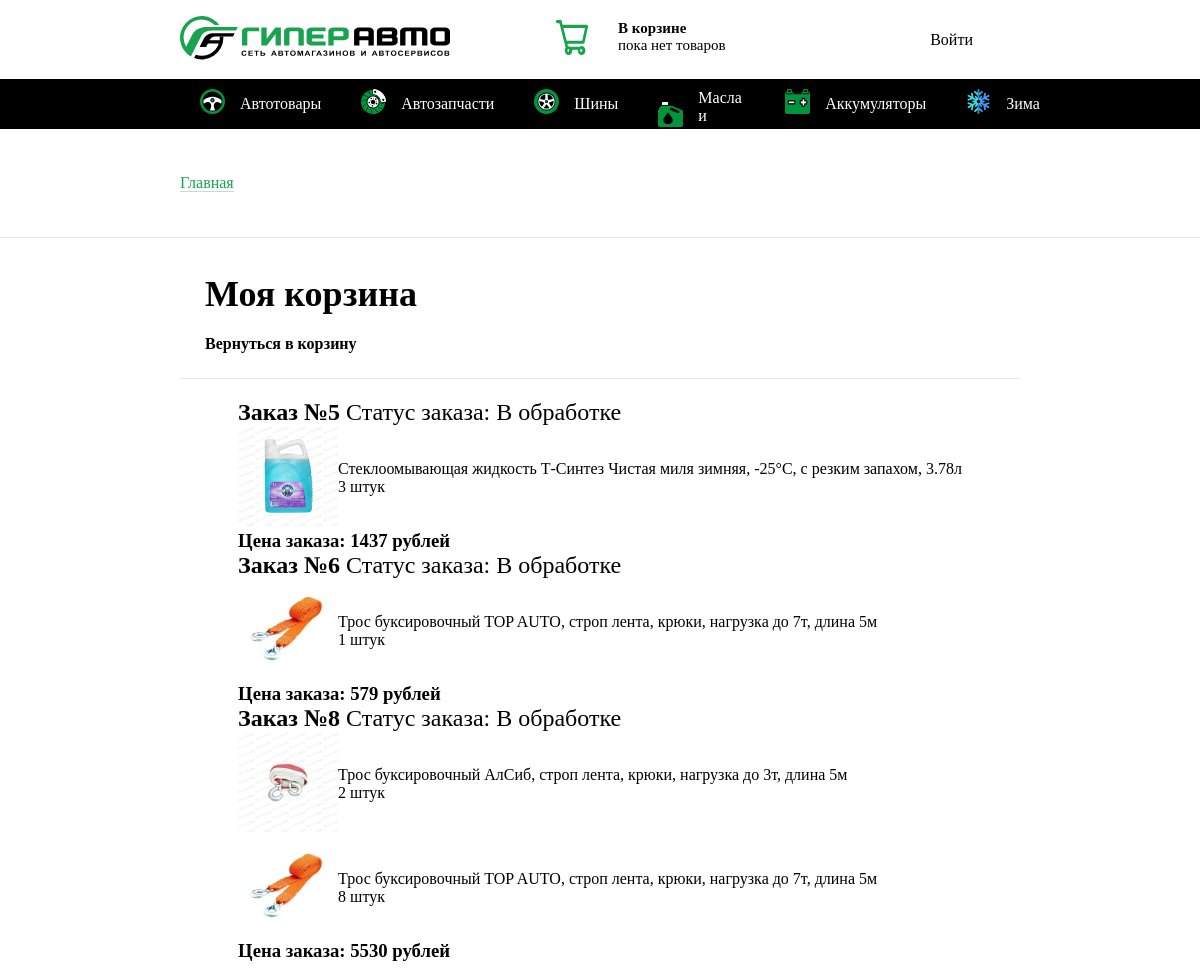
Screenshot of /user/my_orders.php with the database file from the repository.
### tables this page shows
CREATE TABLE `all_orders` (
  `id_order` int NOT NULL,
  `id_user` int NOT NULL,
  `user_name` varchar(255) NOT NULL,
  `user_tel` bigint NOT NULL,
  `user_email` varchar(255) NOT NULL,
  `user_address` varchar(255) NOT NULL,
  `total` bigint NOT NULL,
  `status` int NOT NULL
);

CREATE TABLE `order_status` (
  `id` int NOT NULL,
  `status` varchar(255) NOT NULL
);

CREATE TABLE `images` (
  `id_img` int NOT NULL,
  `id_product` int NOT NULL,
  `source` varchar(255) NOT NULL
);

CREATE TABLE `products` (
  `id` int NOT NULL,
  `title` varchar(255) NOT NULL,
  `category_id` int NOT NULL,
  `subcategory_id` int DEFAULT NULL,
  `id_class` int DEFAULT NULL,
  `article` varchar(255) NOT NULL,
  `code` varchar(255) NOT NULL,
  `brand` varchar(255) NOT NULL,
  `price` mediumint NOT NULL,
  `season` varchar(255) NOT NULL
);

CREATE TABLE `orders` (
  `id` int NOT NULL,
  `id_order` int DEFAULT NULL,
  `id_user` int NOT NULL,
  `id_prod` int NOT NULL,
  `count_prod` int NOT NULL
);

### user/my_orders.php (the view, shortened to what this page needs)
<?php
    require '../connect.php';
    if (isset($_SESSION["account"]) && $_SESSION["account"] == 'user') {
        $id_user = 1;
    } else {
        $id_user = 0;
    }
?>
<!DOCTYPE html>
<html lang="en">
<head>
    <link rel="stylesheet" href="../css/header.css" type="text/css">
    <link rel="stylesheet" href="../css/basket.css" type="text/css">
</head>
<body>
    <div class="head">
        <div class="container">
        <div class="logo"><a href="../index.php"><img src="../images/hyperauto.svg" alt=""></a></div>
            <a href="basket.php">
                <div class="basket">
                    <div class="left"><img src="../images/basket.svg" alt=""></div>
                    <?php
                        $sql_count = "SELECT SUM(count_prod) AS total_count_prod FROM orders WHERE id_user = $id_user AND id_order IS NULL";
                        $result_count = $connect->query($sql_count);
                        if ($result_count->num_rows > 0) {
                            $row_count = $result_count->fetch_assoc();
                            $totalCountProd = $row_count["total_count_prod"]; ?>
                            <?php
                        } else {
                            $totalCountProd = 0;
                        }
                    ?>
                    <div class="right">
                        <?php
                            if ($totalCountProd == 0) { ?>
                                <div class="text"><p><strong>В корзине</strong></p><p id="text_price_basket">пока нет товаров</p></div> <?php
                            } else { ?>
                                <div class="text"><p><strong>В корзине</strong></p><p id="text_price_basket"><?=$totalCountProd;?> товаров</p></div> <?php
                            }
                        ?>
                    </div>
                </div>
            </a>
            <?php
                if (isset($_SESSION["account"]) && $_SESSION["account"] == 'user') {
                    $sql_user = "SELECT * FROM account WHERE login='user'";
                    $res_user = mysqli_query($connect, $sql_user);
                    if (mysqli_num_rows($res_user)>0) {
                        foreach ($res_user as $user) {
                            $name = $user['name'];
                            $tel = $user['telephone'];
                            $email = $user['email'];
                            $address = $user['address'];
                        }
                    }
                    ?>
                    <a href="../auth/unlogin.php">
                        <div class="auth">
                            Выйти
                        </div>
                    </a>
                    <?php
                } else {
                    ?>
                    <a href="../auth.php">
                        <div class="auth">
                            Войти
                        </div>
                    </a>
                    <?php
                }
            ?>
        </div>
    </div>
    <div class="menu">
        <div class="container" style="padding: 0px">
            <ul>
                <a href="../autotovars.php">
                    <li>
                        <div class="image"><img src="../images/1.svg" alt=""></div>
                        <div class="text">Автотовары</div>
                    </li>
                </a>
                <a href="../autozapchasty.php">
                        <li>
                        <div class="image"><img src="../images/2.svg" alt=""></div>
                        <div class="text">Автозапчасти</div>
                    </li>
                </a>
                <a href="../shini.php">
                        <li>
                        <div class="image"><img src="../images/3.svg" alt=""></div>
                        <div class="text">Шины</div>
                    </li>
                </a>
                <a href="../masla.php">
                        <li>
                        <div class="image"><img src="../images/4.svg" alt=""></div>
                        <div class="text">Масла и смазки</div>
                    </li>
                </a>
                <a href="../accums.php">
                        <li>
                        <div class="image"><img src="../images/5.svg" alt=""></div>
                        <div class="text">Аккумуляторы</div>
                    </li>
                </a>
                <a href="../winter.php">
                    <li>
                        <div class="image"><img src="../images/6.svg" alt=""></div>
                        <div class="text">Зима</div>
                    </li>
                </a>
            </ul>
        </div>
    </div>
    <div class="inner-bread-crumbs">
        <div class="container">
            <div class="bread-crumbs">
                <a href="../index.php">Главная</a>
            </div>
        </div>
    </div>
    <div class="inner-header">
        <div class="container">
            <div class="header">
                <h1>Моя корзина</h1>
                <a href="basket.php"><h4 style="padding-top: 20px">Вернуться в корзину</h4></a>
            </div>
        </div>
    </div>
    <div class="inner-basket">
        <div class="container">
            <div class="content">
                <?php
                    $sql = "SELECT * FROM all_orders WHERE id_user = $id_user";
                    $res = mysqli_query($connect, $sql);
                    if (mysqli_num_rows($res)>0) {?>
                    <div class="orders">
                    <?php
                        foreach ($res as $row) {
                            $id_order = $row['id_order'];
                            $totalPrice = $row['total'];
                            $id_status = $row['status'];
                            $sql_status = "SELECT * FROM order_status WHERE id = $id_status";
                            $res_status = mysqli_query($connect, $sql_status);
                            if (mysqli_num_rows($res_status)>0) {
                                foreach ($res_status as $row_status) {
                                    $status = $row_status['status'];
                                }
                            } ?>
                            <h2>Заказ №<?=$id_order;?> <span style="font-weight: 100">Статус заказа: <?=$status;?></span></h2>
                            <?php
                            $sql1 = "SELECT * FROM orders WHERE id_order = $id_order";
                            $res1 = mysqli_query($connect, $sql1);
                            if (mysqli_num_rows($res1)>0) {
                                foreach ($res1 as $row1) {
                                    $id_prod = $row1['id_prod'];
                                    $count_prod = $row1['count_prod'];
                                    $sql2 = "SELECT * FROM products WHERE id = $id_prod";
                                    $res2 = mysqli_query($connect, $sql2);
                                    if (mysqli_num_rows($res2)>0) {
                                        foreach ($res2 as $row2) {
                                            $title = $row2['title'];
                                            $sql3 = "SELECT * FROM images WHERE id_product = $id_prod LIMIT 1";
                                            $res3 = mysqli_query($connect, $sql3);
                                            if (mysqli_num_rows($res3)>0) {
                                                foreach ($res3 as $row3) {
                                                    $img_source = $row3['source'];?>
                                                    <div class="order-item">
                                                        <div class="left" style="width: 100px; margin: 0px">
                                                            <img src="../admin_panel/<?=$img_source;?>" alt="" width="100px">
                                                        </div>
                                                        <div class="right">
                                                            <p><?=$title;?></p>
                                                            <p><?=$count_prod;?> штук</p>
                                                        </div>
                                                    </div>
                                                    <?php
                                                }
                                            }
                                        }
                                    }
                                }
                            } ?>
                                <div class="totalPrice">
                                    <h3>Цена заказа: <?=$totalPrice;?> рублей</h3>
                                </div>
                            <?php
                        }
                    }?>
                    </div>
            </div>
        </div>
    </div>
</body>
</html>

### css/header.css (style rules this page uses)
* { margin: 0 auto; padding: 0px; }
.container { width: 70%; display: flex; flex-direction: row; padding: 10px 0px; align-items: center; }
.head .container { justify-content: space-between; }
.head .container a { text-decoration: none; color: black; margin-right: 0px; margin-left: 0px; }
.auth { margin: 0px; padding: 20.5px 47px; border-radius: 10px; transition: background-color 0.4s ease-in-out; margin-right: 0px; margin-left: 0px; }
.logo { margin-left: 0px; margin-right: 15px; }
.basket { display: flex; flex-direction: row; width: 236px; padding: 10px 17px; margin: 0px; border-radius: 10px; transition: background-color 0.4s ease-in-out; }
.basket .left { margin-left: 0px; margin-right: 30px; }
.basket .left img { width: 32px; height: 35px; }
.basket .right { margin-left: 0px; }
.basket .right .text { font-size: 15px; }
.menu { background-color: black; height: 50px; }
ul a { text-decoration: none; color: white; }
ul { list-style-type: none; display: flex; flex-direction: row; color: white; width: 100%; }
ul li { display: flex; flex-direction: row; align-items: center; transition: background-color 0.3s ease-in-out; padding: 10px 20px; }
ul li .text { margin-left: 15px; }
ul li img { width: 25px; height: 25px; }

### css/basket.css (style rules this page uses)
a { text-decoration: none; color:black; }
.inner-bread-crumbs { border-bottom: 1px solid #e8e8e8; }
.bread-crumbs { margin: 0px; padding: 35px 0px; }
.bread-crumbs a { color: #1aa34f; transition: 0.2s ease-in-out; text-decoration: none; border-bottom: 1px solid rgba(26, 163, 79, .3); }
.header { margin-left: 0px; width: 100%; padding: 25px; border-bottom: 1px solid #e8e8e8; }
.header h1 { font-size: 36px; }
.inner-basket .container { align-items: stretch; }
.orders .order-item { display: flex; flex-direction: row; width: 100%; align-items: center; }
.orders .order-item .right { display: flex; width: 100%; flex-direction: column; margin: 0px; }
.orders .order-item .right p { margin: 0px; }

### rows the page displays
all_orders: id_order "5", order_status.status "В обработке", total "1437"
orders: count_prod "3"
images: source (picture), id_product.title "Стеклоомывающая жидкость Т-Синтез Чистая миля зимняя, -25°C, с резким запахом, 3.78л"
all_orders: id_order "6", total "579"
order_status: status "В обработке"
orders: count_prod "1"
images: source (picture), id_product.title "Трос буксировочный TOP AUTO, строп лента, крюки, нагрузка до 7т, длина 5м"
all_orders: id_order "8", total "5530"
orders: count_prod "2"
images: source (picture), id_product.title "Трос буксировочный АлСиб, строп лента, крюки, нагрузка до 3т, длина 5м"
orders: count_prod "8"
